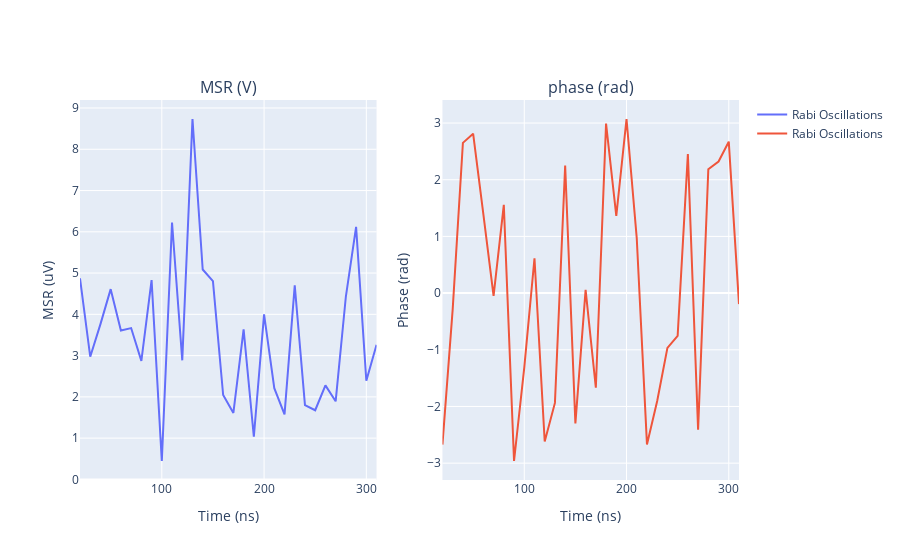

Notebook cell for this chart:
### Code cell
data = rabi_pulse_length(Device,
    qubit = 0,
    pulse_duration_start = 20,
    pulse_duration_end = 320,
    pulse_duration_step = 10,
    software_averages = 1,
)

time_msr_phase(data)

### Figure 1 — Plotly figure (JSON) as saved in the notebook; plotly's stock layout.template omitted (floating-point values rounded to 4 significant figures)
{"data": [{"name": "Rabi Oscillations", "type": "scatter", "x": [20, 30, 40, 50, 60, 70, 80, 90, 100, 110, 120, 130, 140, 150, 160, 170, 180, 190, 200, 210, 220, 230, 240, 250, 260, 270, 280, 290, 300, 310], "xaxis": "x", "y": [4.874, 2.973, 3.764, 4.611, 3.609, 3.667, 2.873, 4.829, 0.4457, 6.226, 2.885, 8.734, 5.087, 4.804, 2.045, 1.61, 3.635, 1.034, 4.002, 2.211, 1.575, 4.701, 1.801, 1.676, 2.278, 1.892, 4.432, 6.119, 2.391, 3.262], "yaxis": "y"}, {"name": "Rabi Oscillations", "type": "scatter", "x": [20, 30, 40, 50, 60, 70, 80, 90, 100, 110, 120, 130, 140, 150, 160, 170, 180, 190, 200, 210, 220, 230, 240, 250, 260, 270, 280, 290, 300, 310], "xaxis": "x2", "y": [-2.673, -0.2861, 2.65, 2.811, 1.392, -0.05082, 1.557, -2.962, -1.313, 0.6146, -2.618, -1.937, 2.25, -2.298, 0.05685, -1.67, 2.989, 1.362, 3.071, 0.9708, -2.669, -1.904, -0.9658, -0.7531, 2.453, -2.409, 2.184, 2.322, 2.671, -0.1935], "yaxis": "y2"}], "layout": {"annotations": [{"font": {"size": 16}, "showarrow": false, "text": "MSR (V)", "x": 0.225, "xanchor": "center", "xref": "paper", "y": 1, "yanchor": "bottom", "yref": "paper"}, {"font": {"size": 16}, "showarrow": false, "text": "phase (rad)", "x": 0.775, "xanchor": "center", "xref": "paper", "y": 1, "yanchor": "bottom", "yref": "paper"}], "showlegend": true, "uirevision": "0", "xaxis": {"anchor": "y", "domain": [0, 0.45], "title": {"text": "Time (ns)"}}, "xaxis2": {"anchor": "y2", "domain": [0.55, 1], "title": {"text": "Time (ns)"}}, "yaxis": {"anchor": "x", "domain": [0, 1], "title": {"text": "MSR (uV)"}}, "yaxis2": {"anchor": "x2", "domain": [0, 1], "title": {"text": "Phase (rad)"}}}}
